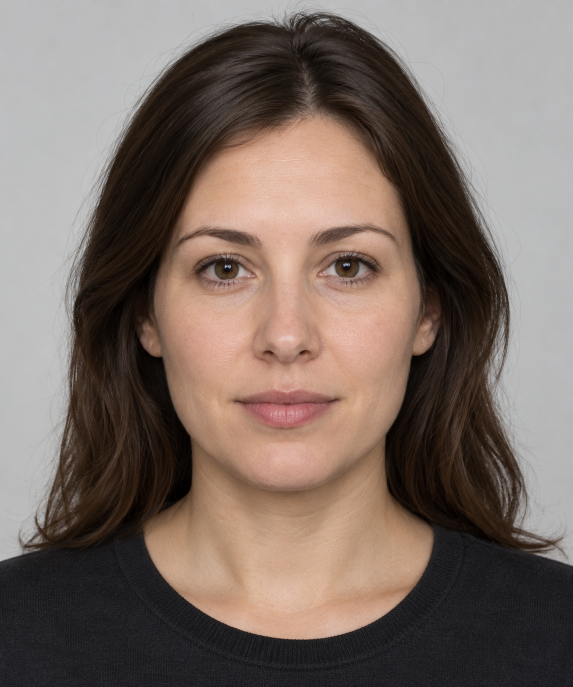
#> input picture Tools/Fixtures/synthetic-face.png, 1145 x 1374 px (shown at 1/2 size)
$ python photo_preview.py --input ../Tools/Fixtures/synthetic-face.png --output out.png
#> lines starting #> are read from the running program, lines starting #| are printed output that depends on the picture
"""Safely normalize a user-selected photo for the Unity preview."""
import argparse
from pathlib import Path
import sys
from PIL import Image, ImageOps

parser = argparse.ArgumentParser()
parser.add_argument('--input', required=True)
parser.add_argument('--output', required=True)
args = parser.parse_args()
try:
    path = Path(args.input)
    if path.stat().st_size > 25 * 1024 * 1024:
        raise ValueError('Escolha uma foto de até 25 MB.')
    with Image.open(path) as image:
#> image is the input picture: PIL image 1145x1374 RGB; mean R, G, B 123.4, 108.5, 100.7
        if image.format not in ('PNG', 'JPEG'):
            raise ValueError('Use uma foto PNG ou JPEG.')
        if image.width * image.height > 40_000_000:
            raise ValueError('Reduza a foto para até 40 megapixels.')
        preview = ImageOps.exif_transpose(image).convert('RGB')
        preview.thumbnail((640, 640), Image.Resampling.LANCZOS)
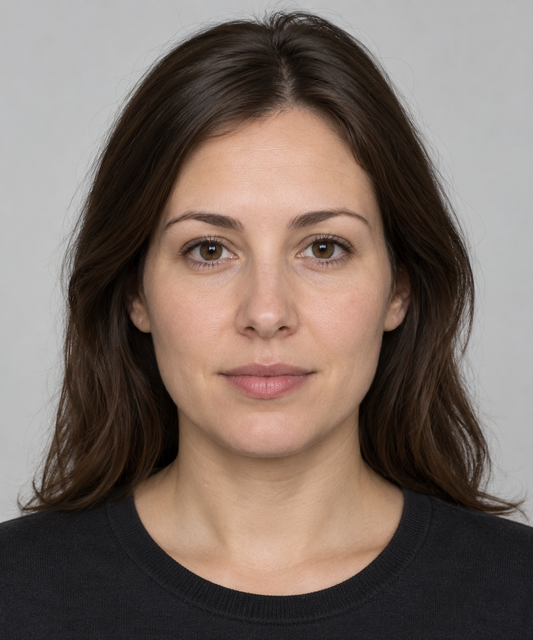
#> preview: PIL image 533x640 RGB; mean R, G, B 123.4, 108.5, 100.7
        preview.save(args.output)
except Exception as exc:
    print(str(exc), file=sys.stderr, flush=True)
    sys.exit(1)
